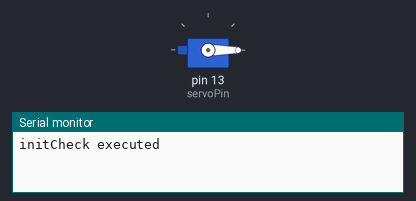
This sketch was run on a simulated Arduino Uno, built with avr-gcc and run on an emulated ATmega328P. Shown: servo, the last lines printed to the serial monitor.

Above: at 0.05 s.
At 9.05 s:
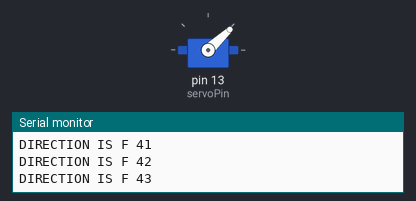
At 18.05 s:
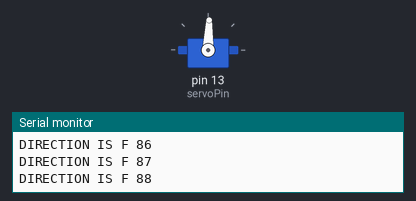
At 36.05 s:
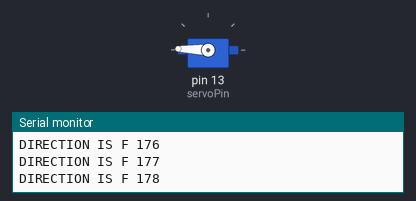
Timing chart, 0 to 40.0 s (numbered marks = the images above):
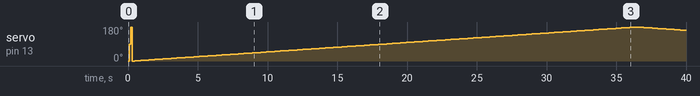

The sketch:

21_servo_basic_application.ino
```cpp
#include <Servo.h>

int servoPin = 13;
int servoPosition = 0;
String direction = "F";
bool initCheckVar = true;
Servo myServoMoter;

void setup() {
  Serial.begin(9600);
  pinMode(servoPin, OUTPUT);
  myServoMoter.attach(servoPin);
}

void loop() {
  if (initCheckVar) {
    initCheckVar = initCheck(initCheckVar);
  }

  myServoMoter.write(servoPosition);
  Serial.print("DIRECTION IS ");
  Serial.print(direction);
  Serial.print(" ");
  Serial.println(servoPosition);
  if (direction == "F") {
    servoPosition ++;
    if (servoPosition == 180) {
      direction = "B";
      Serial.println("DIRECTION IS CHANGING TO BACKWARD");
    }
  } else {
    servoPosition --;
    if (servoPosition == 0) {
      direction = "F";
      Serial.println("DIRECTION IS CHANGING TO FORWARD");
    }
  }

  delay(200);
}

bool initCheck(bool initCheckVar) {
  Serial.println("initCheck executed");
  myServoMoter.write(0);
  delay(100);
  myServoMoter.write(90);
  delay(100);
  myServoMoter.write(180);
  delay(100);
  myServoMoter.write(90);
  initCheckVar = false;
  return initCheckVar;
}
```
